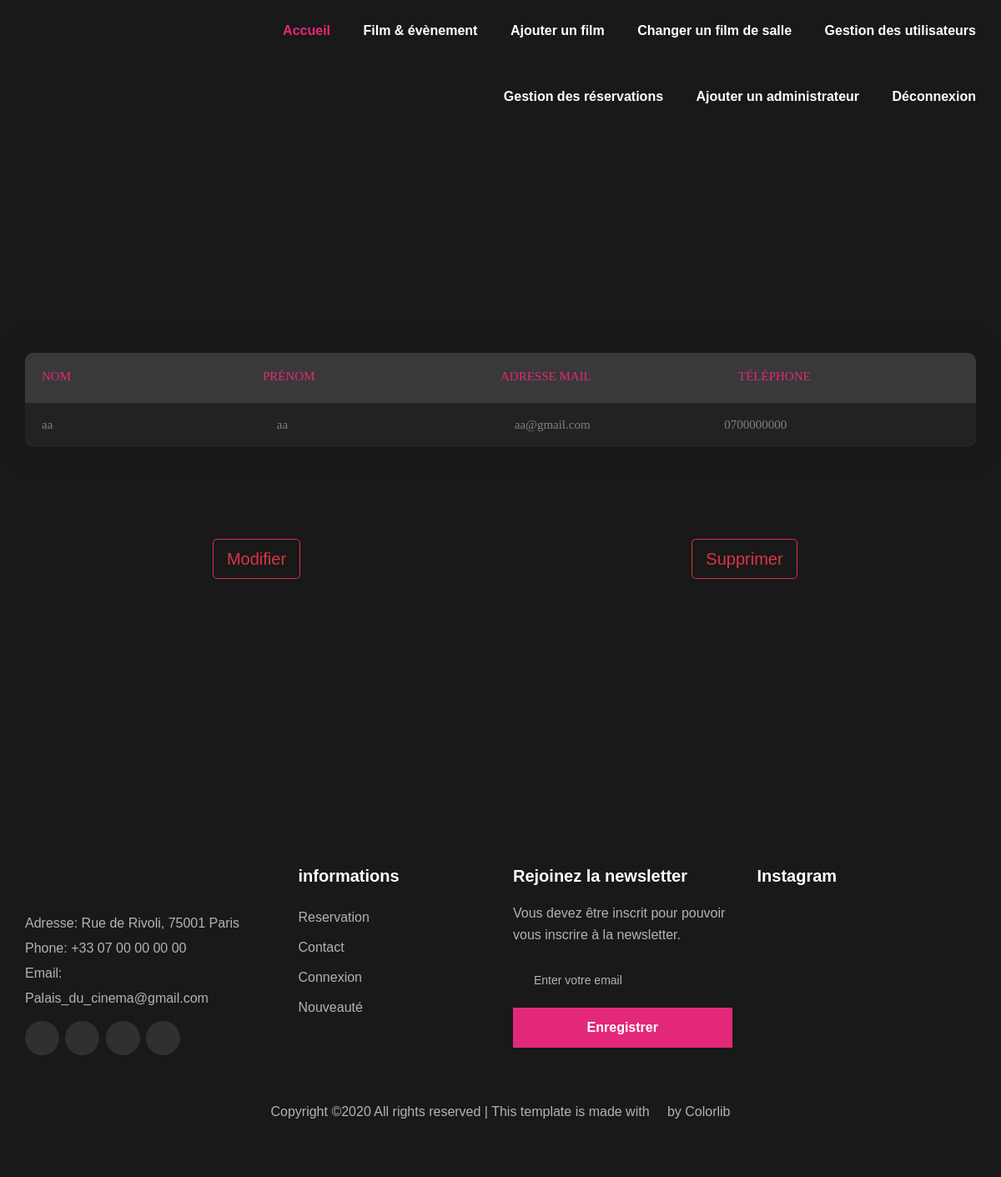
Page /View/gestion_clients.php on the earlier database version.
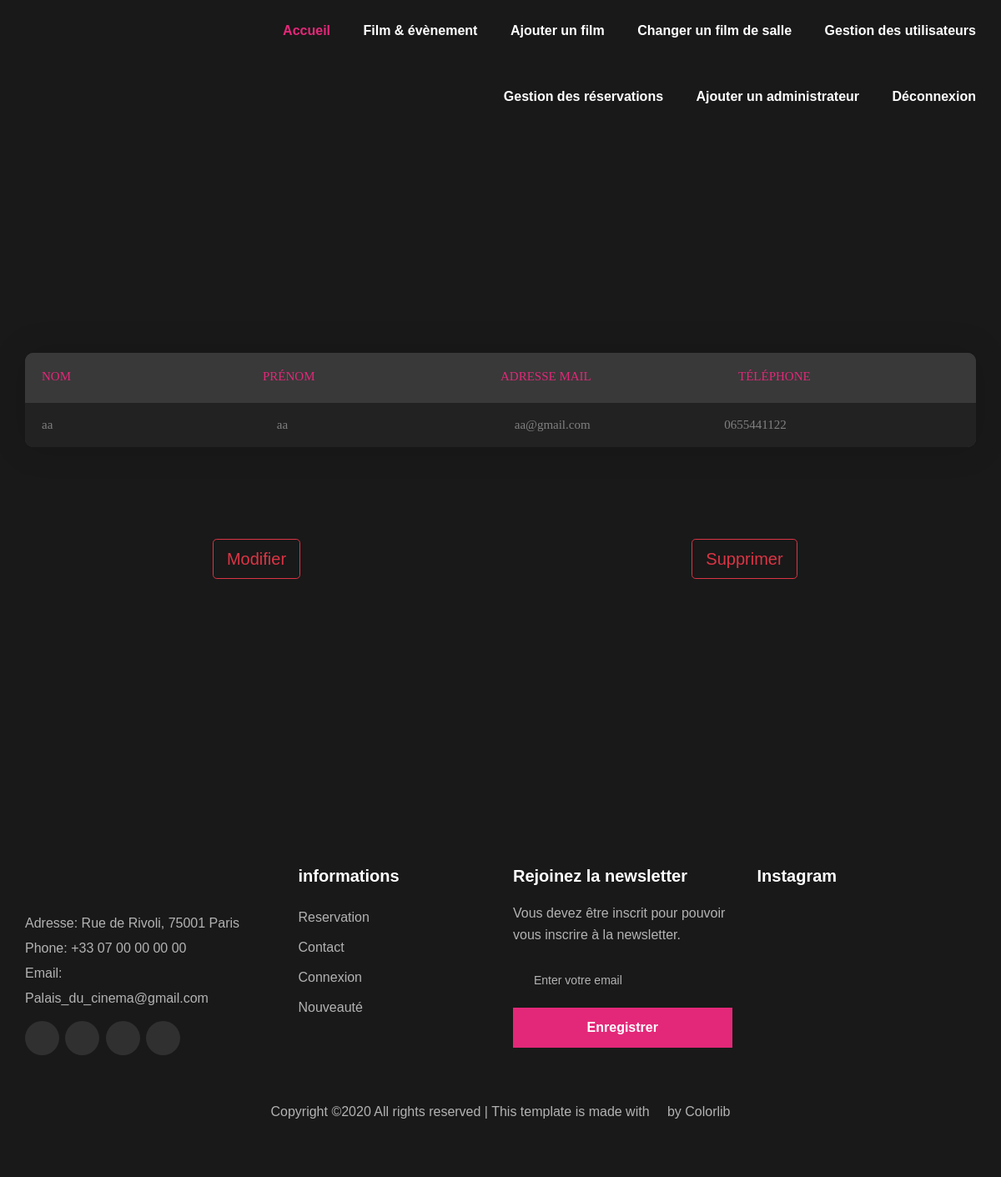
Same page on the later database version.
### tables this page shows
CREATE TABLE IF NOT EXISTS `compte` (
  `id` int(11) NOT NULL AUTO_INCREMENT,
  `nom` varchar(50) NOT NULL,
  `prenom` varchar(50) NOT NULL,
  `mail` varchar(50) NOT NULL,
  `tel` varchar(20) NOT NULL,
  `mdp` varchar(50) NOT NULL,
  `role` varchar(10) NOT NULL,
  PRIMARY KEY (`id`),
  KEY `nom` (`nom`) USING BTREE,
  KEY `tel` (`tel`)
);

### View/gestion_clients.php (the view, shortened to what the changed rows need)
<!DOCTYPE html>
<html lang="en">
<head>
	<link rel="stylesheet" type="text/css" href="../tableau/vendor/bootstrap/css/bootstrap.min.css">
	<link rel="stylesheet" type="text/css" href="../tableau/fonts/font-awesome-4.7.0/css/font-awesome.min.css">
	<link rel="stylesheet" type="text/css" href="../tableau/vendor/animate/animate.css">
	<link rel="stylesheet" type="text/css" href="../tableau/vendor/select2/select2.min.css">
	<link rel="stylesheet" type="text/css" href="../tableau/vendor/perfect-scrollbar/perfect-scrollbar.css">
	<link rel="stylesheet" type="text/css" href="../tableau/css/util.css">
	<link rel="stylesheet" type="text/css" href="../tableau/css/main.css">
  <link rel="stylesheet" type="text/css" href="../tableau/css/style.css">
	<link rel="stylesheet" type="text/css" href="../tableau/css/style2.css">
<link rel="stylesheet" href="../css/bootstrap.min.css" type="text/css">
<link rel="stylesheet" href="../css/font-awesome.min.css" type="text/css">
<link rel="stylesheet" href="../css/themify-icons.css" type="text/css">
<link rel="stylesheet" href="../css/owl.carousel.min.css" type="text/css">
<link rel="stylesheet" href="../css/magnific-popup.css" type="text/css">
<link rel="stylesheet" href="../css/slicknav.min.css" type="text/css">
<link rel="stylesheet" href="../css/style.css" type="text/css">
</head>
<body>
	<?php
	try{
		$bdd= new PDO('mysql:host=localhost;dbname=cine; charset=utf8','root','');
	}
	catch (Exception $e){
		die('Erreur:'.$e->getMessage());
	}
	?>
		<div class="container-table100">
			<div class="wrap-table100">
        <div class="table100 ver3 m-b-110">
					<div class="table100-head">
						<table>
							<thead>
								<tr class="row100 head">
									<th class="cell100 column1">Nom</th>
									<th class="cell100 column2">Prénom</th>
									<th class="cell100 column3">Adresse mail</th>
									<th class="cell100 column4">Téléphone</th>
								</tr>
							</thead>
						</table>
					</div>
					<div class="table100-body js-pscroll">
						<table>
							<tbody>
								<?php
								$req = $bdd->query('SELECT * FROM compte WHERE role="client"');
								$donnees= $req->fetchall();
								foreach ($donnees as $value) {
									echo '<tr class="row100 body">
												<td class="cell100 column1">'.$value["nom"].'</td>
												<td class="cell100 column2">'.$value["prenom"].'</td>
												<td class="cell100 column3">'.$value["mail"].'</td>
												<td class="cell100 column4">'.$value["tel"].'</td>
												</tr>';
								}
								?>
							</tbody>
						</table>
					</div>
				</div>
			</div>
		</div>
</body>
</html>

Differences in the rows shown:
changed compte "aa": tel "0700000000" → "0655441122"
